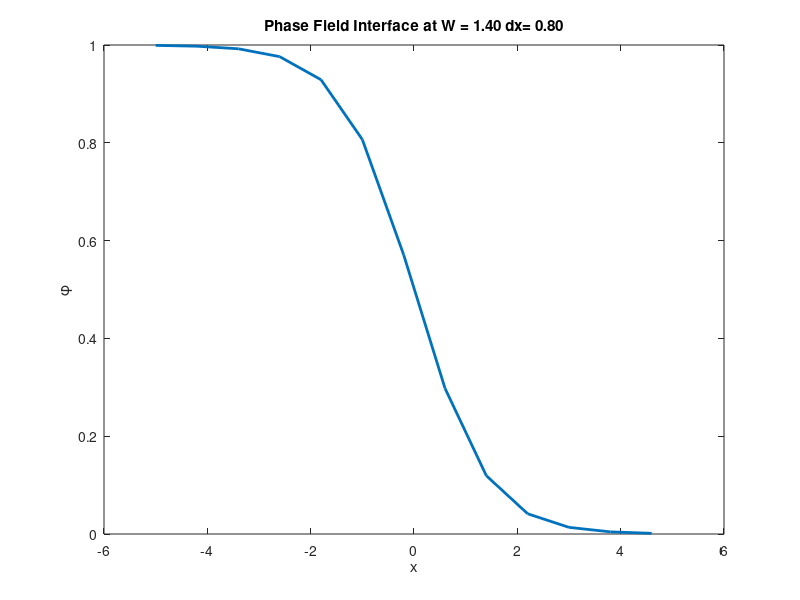

The MATLAB script that drew this image:
dx = 0.8;
x = -5:dx:5;
W = 1.4;
phi = 0.5 * (1 - tanh(x / W));
plot(x, phi, 'LineWidth', 2);
xlabel('x'); ylabel('\phi'); title(sprintf('Phase Field Interface at W = %.2f dx= %.2f',W, dx));
%seems like 1.4 is a good value for W to have a nice transition. Shouldn't have to change my other code much, just the W value in my phi and psi field.